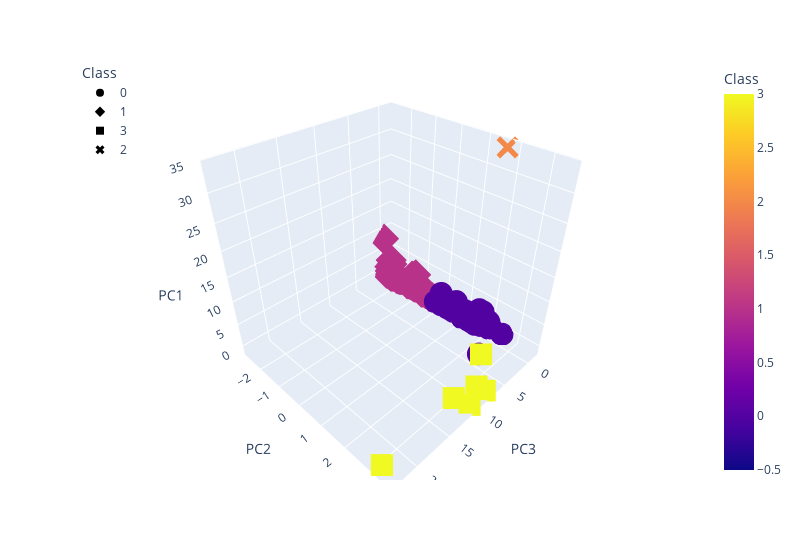

Notebook cell for this chart:
### Markdown cell above
### Deliverable 4: Visualizing Cryptocurrencies Results

#### 3D-Scatter with Clusters

### Code cell
# Creating a 3D-Scatter with the PCA data and the clusters
import plotly.express as px
fig = px.scatter_3d(
    clustered_df,
     x="PC3",
     y="PC2",
     z="PC1",
     color="Class",
     symbol="Class",
     width=800,
     hover_name = "CoinName",
     hover_data = ["Algorithm"]
)
fig.update_layout(legend=dict(x=0, y=1))
fig.show()

### Figure 1 — Plotly figure (JSON) as saved in the notebook; plotly's stock layout.template omitted (floating-point values rounded to 4 significant figures; data arrays with more than 128 entries replaced by an {"elided": "..."} marker saying what was removed)
{"data": [{"customdata": {"elided": "287x1 str values"}, "hovertemplate": "<b>%{hovertext}</b><br><br>Class=%{marker.color}<br>PC3=%{x}<br>PC2=%{y}<br>PC1=%{z}<br>Algorithm=%{customdata[0]}<extra></extra>", "hovertext": {"elided": "287 str values"}, "legendgroup": "0", "marker": {"color": {"elided": "287 int values"}, "coloraxis": "coloraxis", "symbol": "circle"}, "mode": "markers", "name": "0", "scene": "scene", "showlegend": true, "type": "scatter3d", "x": {"elided": "287 float values"}, "y": {"elided": "287 float values"}, "z": {"elided": "287 float values"}}, {"customdata": {"elided": "239x1 str values"}, "hovertemplate": "<b>%{hovertext}</b><br><br>Class=%{marker.color}<br>PC3=%{x}<br>PC2=%{y}<br>PC1=%{z}<br>Algorithm=%{customdata[0]}<extra></extra>", "hovertext": {"elided": "239 str values"}, "legendgroup": "1", "marker": {"color": {"elided": "239 int values"}, "coloraxis": "coloraxis", "symbol": "diamond"}, "mode": "markers", "name": "1", "scene": "scene", "showlegend": true, "type": "scatter3d", "x": {"elided": "239 float values"}, "y": {"elided": "239 float values"}, "z": {"elided": "239 float values"}}, {"customdata": [["VeChainThor Authority"], ["Proof-of-BibleHash"], ["SHA-256 + Hive"], ["Proof-of-Authority"], ["SHA3-256"], ["Leased POS"]], "hovertemplate": "<b>%{hovertext}</b><br><br>Class=%{marker.color}<br>PC3=%{x}<br>PC2=%{y}<br>PC1=%{z}<br>Algorithm=%{customdata[0]}<extra></extra>", "hovertext": ["Vechain", "BiblePay", "LitecoinCash", "Poa Network", "Fiii", "Waves"], "legendgroup": "3", "marker": {"color": [3, 3, 3, 3, 3, 3], "coloraxis": "coloraxis", "symbol": "square"}, "mode": "markers", "name": "3", "scene": "scene", "showlegend": true, "type": "scatter3d", "x": [7.426, 22.89, 8.813, 11.52, 10.71, 7.937], "y": [3.161, 3.199, 3.377, 3.119, 3.535, 3.531], "z": [5.363, -0.4577, 0.428, -0.3332, -1.022, -0.8888]}, {"customdata": [["TRC10"]], "hovertemplate": "<b>%{hovertext}</b><br><br>Class=%{marker.color}<br>PC3=%{x}<br>PC2=%{y}<br>PC1=%{z}<br>Algorithm=%{customdata[0]}<extra></extra>", "hovertext": ["BitTorrent"], "legendgroup": "2", "marker": {"color": [2], "coloraxis": "coloraxis", "symbol": "x"}, "mode": "markers", "name": "2", "scene": "scene", "showlegend": true, "type": "scatter3d", "x": [-1.379], "y": [1.706], "z": [34.01]}], "layout": {"coloraxis": {"colorbar": {"title": {"text": "Class"}}, "colorscale": [[0, "#0d0887"], [0.1111, "#46039f"], [0.2222, "#7201a8"], [0.3333, "#9c179e"], [0.4444, "#bd3786"], [0.5556, "#d8576b"], [0.6667, "#ed7953"], [0.7778, "#fb9f3a"], [0.8889, "#fdca26"], [1, "#f0f921"]]}, "legend": {"title": {"text": "Class"}, "tracegroupgap": 0, "x": 0, "y": 1}, "margin": {"t": 60}, "scene": {"domain": {"x": [0, 1], "y": [0, 1]}, "xaxis": {"title": {"text": "PC3"}}, "yaxis": {"title": {"text": "PC2"}}, "zaxis": {"title": {"text": "PC1"}}}, "width": 800}}
